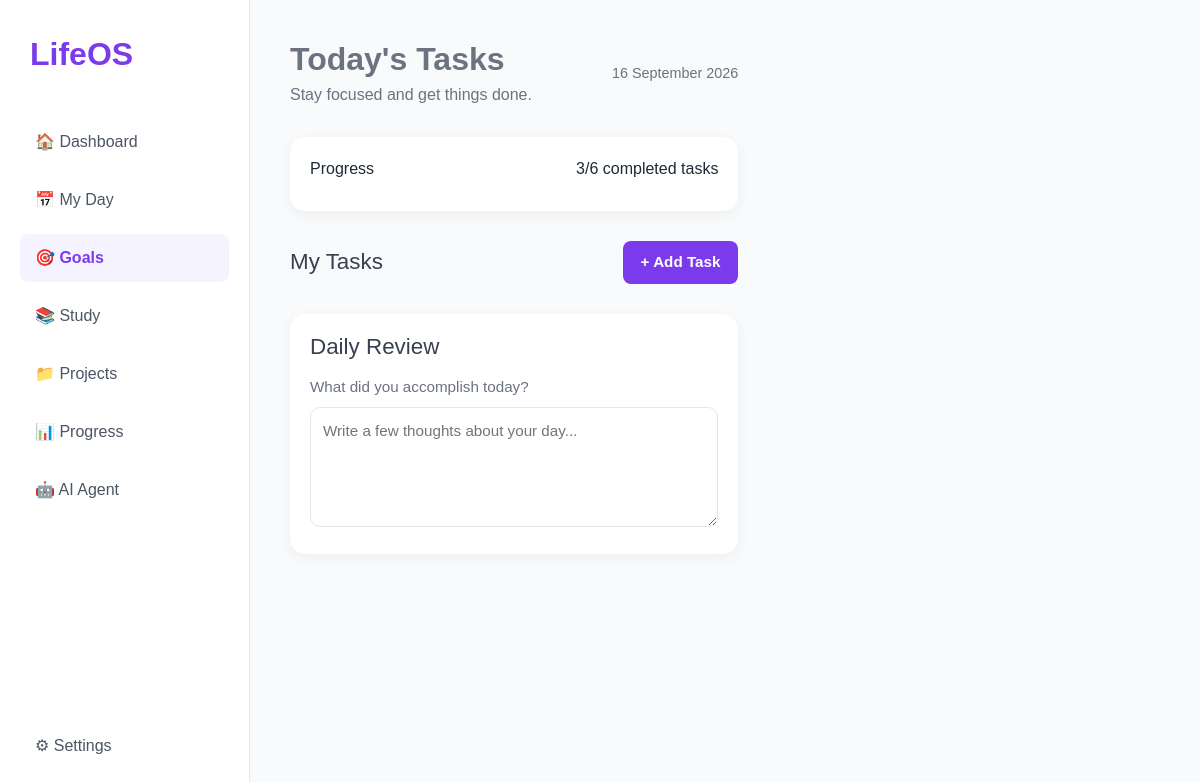
Page /Task on the earlier database version.
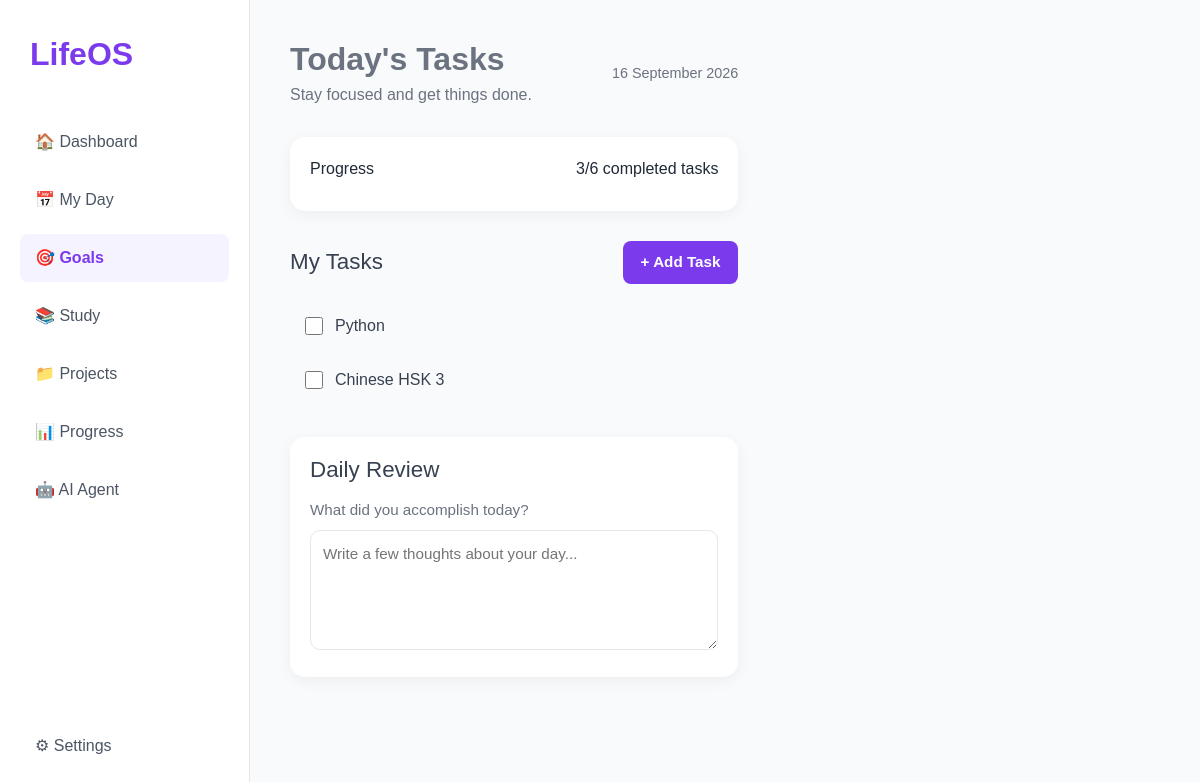
Same page on the later database version.
### tables this page shows
CREATE TABLE Task_Table(
    id INTEGER Primary key AUTOINCREMENT,
    goal_id INTEGER NOT NULL  REFERENCES Goals_table(id),
    user_id INTEGER NOT NULL REFERENCES user_table(id),
    title Text NOT NULL,
    description_task TEXT NOT NULL,
    due_date DATE NOT NULL,
    start_time Timestamp Not NULL,
    is_completed Boolean Default False,
    completed_at Timestamp Null,
    created_at Timestamp Default Current_timestamp
);

### app.py (the view)
@app.route("/Task")
def tasks():
          conn = get_db()
          tasks = conn.execute( "SELECT * FROM Task_Table").fetchall()
          print("Tasks retrieved:", len(tasks))
          print("Task records:", tasks)
          conn.close()
          return render_template("Task.html", tasks=tasks)

### app.py (called while the page is built)
def get_db():
    conn = sqlite3.connect("lifeos.db")
    conn.row_factory = sqlite3.Row
    return conn

### templates/Task.html (shortened to what this page needs)
<!DOCTYPE html>
<html lang="en">
<head>
    <link rel="stylesheet"
          href="https://cdnjs.cloudflare.com/ajax/libs/font-awesome/7.3.0/css/all.min.css">
    <link href="https://cdn.jsdelivr.net/npm/bootstrap@5.3.8/dist/css/bootstrap.min.css"
          rel="stylesheet"
>
    <link rel="stylesheet" href="/static/css/style.css">
</head>
<body>
    <div class="dashboard-container">
        <aside class="sidebar">
            <div class="sidebar-logo">
                LifeOS
            </div>
            <nav class="sidebar-nav">
                <a href="#">
                    🏠 Dashboard
                </a>
                <a href="#">
                    📅 My Day
                </a>
                <a href="#" class="active">
                    🎯 Goals
                </a>
                <a href="#">
                    📚 Study
                </a>
                <a href="#">
                    📁 Projects
                </a>
                <a href="#">
                    📊 Progress
                </a>
                <a href="#">
                    🤖 AI Agent
                </a>
            </nav>
            <div class="sidebar-bottom">
                <a href="#">
                    ⚙ Settings
                </a>
            </div>
        </aside>
       <section class="task-container">
    <div class="task-content">
        <div class="task-header">
            <div>
                <h1>Today's Tasks</h1>
                <p>Stay focused and get things done.</p>
            </div>
            <span class="Date">16 September 2026</span>
        </div>
        <div class="progression-section">
            <div class="progress-info">
                <span>Progress</span>
                <span>3/6 completed tasks</span>
            </div>
        </div>
        <div class="task-heading">
            <h2>My Tasks</h2>
            <button class="add-task">
                + Add Task
            </button>
        </div>
    <div class="task_list">
    {% for task in tasks %}
        <div class="task-item">
            <input
                type="checkbox"
                id="task{{ task['id'] }}"
                data-task-id="{{ task['id'] }}"
            >
            <label for="task{{ task['id'] }}">
                {{ task["title"] }}
            </label>
        </div>
    {% endfor %}
</div>
        <div class="daily-review">
            <h2>Daily Review</h2>
            <label for="review">What did you accomplish today?</label>
            <textarea id="review"
                placeholder="Write a few thoughts about your day..."></textarea>
        </div>
    </div>
</section>
        </body>
</html>

### static/css/style.css (style rules this page uses)
* { margin: 0; padding: 0; box-sizing: border-box; }
body { font-family: Arial, Helvetica, sans-serif; background-color: #ffffff; color: #1f2937; min-height: 100vh; }
h1 { font-size: 2.5rem; margin-bottom: 15px; font-weight: bold; line-height: 1.2; }
body { font-family: Arial, Helvetica, sans-serif; background-color: #f9fafb; color: #1f2937; }
.dashboard-container { display: flex; min-height: 100vh; }
.sidebar { width: 250px; min-height: 100vh; background-color: #ffffff; border-right: 1px solid #e5e7eb; padding: 30px 20px; display: flex; flex-direction: column; }
.sidebar-logo { font-size: 2rem; font-weight: bold; color: #7C3AED; margin-bottom: 40px; padding-left: 10px; }
.sidebar-nav { display: flex; flex-direction: column; gap: 10px; }
.sidebar-nav a { text-decoration: none; color: #4b5563; padding: 12px 15px; border-radius: 8px; transition: 0.3s ease; }
.sidebar-nav a.active { background-color: #f5f3ff; color: #7C3AED; font-weight: bold; }
.sidebar-bottom { margin-top: auto; }
.sidebar-bottom a { display: block; text-decoration: none; color: #4b5563; padding: 12px 15px; border-radius: 8px; }
.task-container { background-color: #f9fafb; padding: 40px; min-height: 100vh; }
.task-content { width: 100%; max-width: 1100px; margin: 0 auto; }
.task-header { display: flex; justify-content: space-between; align-items: center; gap:5rem; }
.task-header h1 { color: #6b7280; font-size: 2rem; font-weight: bold; margin-bottom: 5px; }
.task-header p { color: #6b7280; margin: 0; }
.Date { color: #6b7280; font-size: 0.9rem; }
.progression-section { background-color: #ffffff; padding: 20px; margin-top: 30px; border-radius: 15px; box-shadow: 0 4px 15px rgba(0, 0, 0, 0.05); }
.progress-info { display: flex; justify-content: space-between; align-items: center; margin-bottom: 10px; }
.task-heading { display: flex; justify-content: space-between; align-items: center; margin-top: 30px; margin-bottom: 15px; }
.task-heading h2 { color: #374151; font-size: 1.4rem; margin: 0; }
.add-task { background-color: #7c3aed; color: #ffffff; border: none; border-radius: 8px; padding: 10px 18px; font-size: 0.95rem; font-weight: 600; cursor: pointer; transition: 0.3s ease; }
.task-item { display: flex; align-items: center; gap: 12px; padding: 15px; background-color: #f9fafb; border-radius: 10px; transition: 0.3s ease; }
.task-item input[type="checkbox"] { width: 18px; height: 18px; accent-color: #7c3aed; cursor: pointer; }
.task-item label { color: #374151; font-size: 1rem; cursor: pointer; }
.daily-review { background-color: #ffffff; padding: 20px; margin-top: 30px; border-radius: 15px; box-shadow: 0 4px 15px rgba(0, 0, 0, 0.05); }
.daily-review h2 { color: #374151; font-size: 1.4rem; margin-bottom: 15px; }
.daily-review label { display: block; color: #6b7280; font-size: 0.95rem; margin-bottom: 8px; }
.daily-review textarea { width: 100%; min-height: 120px; padding: 12px; border: 1px solid #e5e7eb; border-radius: 10px; font-family: inherit; font-size: 0.95rem; resize: vertical; outline: none; transition: 0.3s ease; }

Differences in the rows shown:
added Task_Table: title "Python"
added Task_Table: title "Chinese HSK 3"
